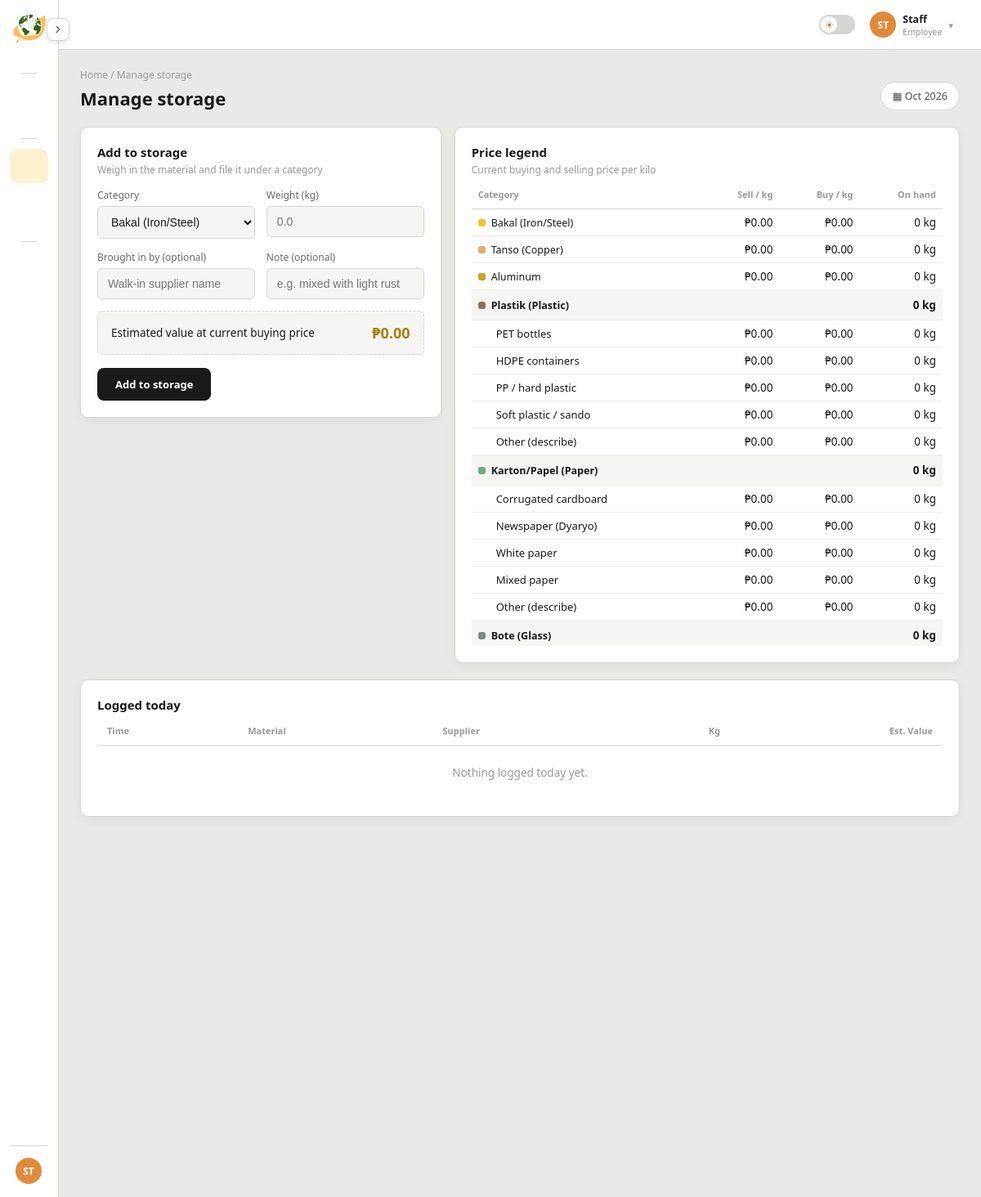
/manage.php (signed in), run on the app's committed database.
### tables this page shows
CREATE TABLE items (
  id INT AUTO_INCREMENT PRIMARY KEY,
  category_id INT NOT NULL,
  name VARCHAR(60) NOT NULL,
  sell_price DECIMAL(10,2) NOT NULL DEFAULT 0,
  markup_pct DECIMAL(5,2) NOT NULL DEFAULT 25,
  buy_price DECIMAL(10,2) NOT NULL DEFAULT 0,
  is_other TINYINT(1) NOT NULL DEFAULT 0,
  sort_order INT NOT NULL DEFAULT 0,
  UNIQUE KEY uq_item (category_id, name),
  FOREIGN KEY (category_id) REFERENCES categories(id)
);

CREATE TABLE categories (
  id INT AUTO_INCREMENT PRIMARY KEY,
  code VARCHAR(20) NOT NULL UNIQUE,
  label VARCHAR(60) NOT NULL,
  short_name VARCHAR(30) NOT NULL,
  color CHAR(7) NOT NULL,
  capacity_kg DECIMAL(10,2) NOT NULL DEFAULT 500,
  sort_order INT NOT NULL DEFAULT 0
);

### includes/data.php (called while the page is built, shortened)
<?php
function load_categories($pdo){
    $cats = $pdo->query('SELECT id, code, label, short_name, color, capacity_kg FROM categories ORDER BY sort_order')->fetchAll();
    $rows = $pdo->query("SELECT i.id, i.category_id, i.name, i.is_other, i.sell_price, i.markup_pct, i.buy_price,
            (SELECT COALESCE(SUM(kg), 0) FROM stock_entries WHERE item_id = i.id)
          - (SELECT COALESCE(SUM(kg), 0) FROM sales WHERE item_id = i.id)
          - (SELECT COALESCE(SUM(kg), 0) FROM removals WHERE item_id = i.id) AS stock
        FROM items i ORDER BY i.sort_order, i.id")->fetchAll();
    $by = [];
    foreach($rows as $r){
        $by[$r['category_id']][] = [
            'id' => (int)$r['id'], 'name' => $r['name'], 'other' => (int)$r['is_other'],
            'sell' => (float)$r['sell_price'], 'buy' => (float)$r['buy_price'], 'markup' => (float)$r['markup_pct'],
            'stock' => max(round((float)$r['stock'], 2), 0),
        ];
    }
    return array_map(function($c) use ($by){
        $list = array_map(function($i) use ($c){
            $i['cat'] = $c['code'];
            return $i;
        }, $by[$c['id']] ?? []);
        $stock = array_sum(array_column($list, 'stock'));
        $value = array_sum(array_map(function($i){ return $i['stock'] * $i['buy']; }, $list));
        $proj = array_sum(array_map(function($i){ return $i['stock'] * $i['sell']; }, $list));
        $cap = (float)$c['capacity_kg'] > 0 ? min(100, round($stock / (float)$c['capacity_kg'] * 100)) : 0;
        return [
            'code' => $c['code'], 'label' => $c['label'], 'short_name' => $c['short_name'], 'color' => $c['color'],
            'stock' => round($stock, 2), 'cap' => $cap, 'value' => round($value, 2), 'proj' => round($proj, 2), 'items' => $list,
        ];
    }, $cats);
}

### includes/auth.php (called while the page is built, shortened)
<?php
function e($s){
    return htmlspecialchars((string)$s, ENT_QUOTES, 'UTF-8');
}

### manage.php (the view, shortened to what this page needs)
<?php
require_once __DIR__ . '/includes/auth.php';
include __DIR__ . '/includes/header.php';
require_once __DIR__ . '/includes/data.php';
$cats = load_categories($pdo);
$admin = $role === 'admin';
$rows = $pdo->query("SELECT e.kg, e.source, e.detail, e.created_at, c.short_name, c.color, i.name AS item, i.buy_price
    FROM stock_entries e JOIN categories c ON c.id = e.category_id JOIN items i ON i.id = e.item_id
    WHERE DATE(e.created_at) = CURDATE() ORDER BY e.created_at DESC, e.id DESC LIMIT 20")->fetchAll();
?>
<section class="panel active" id="panel-manage">
  <div class="split">
    <div class="card">
      <div class="cardHead"><div><h2>Add to storage</h2><div class="cardDesc">Weigh in the material and file it under a category</div></div></div>
      <form method="post" action="actions/manage_save.php">
        <div class="formGrid">
          <div><label for="mgCat">Category</label><select id="mgCat"></select></div>
          <div><label for="mgKg">Weight (kg)</label><input type="number" id="mgKg" name="kg" step="0.01" min="0.01" placeholder="0.0" required></div>
          <div><label for="mgSource">Brought in by (optional)</label><input type="text" id="mgSource" name="source" maxlength="100" placeholder="Walk-in supplier name"></div>
          <div><label for="mgNote">Note (optional)</label><input type="text" id="mgNote" name="note" maxlength="255" placeholder="e.g. mixed with light rust"></div>
        </div>
        <div class="previewBox"><span>Estimated value at current buying price</span><span class="amt" id="mgPreview">₱0.00</span></div>
        <button class="btnCta" type="submit" style="border-radius:8px;padding:11px 22px;">Add to storage</button>
      </form>
    </div>
    <div class="card">
      <div class="cardHead"><div><h2>Price legend</h2><div class="cardDesc"><?= $admin ? 'Set the sell price per kilo — the buy price follows from the offset' : 'Current buying and selling price per kilo' ?></div></div></div>
        <div class="tableWrap scrollBox lgScroll"><table class="lgTable">
          <thead><tr><th>Category</th><th class="num">Sell / kg</th><th class="num">Buy / kg</th><th class="num">On hand</th></tr></thead>
          <tbody>
<?php foreach($cats as $c): $multi = count($c['items']) > 1; ?>
<?php if($multi): ?>
            <tr class="lgGroup" data-g="<?= e($c['code']) ?>">
              <td><span class="catChip"><i style="background:<?= e($c['color']) ?>"></i><?= e($c['label']) ?></span></td>
              <td colspan="<?= $admin ? 3 : 2 ?>"></td>
              <td class="num"><?= $c['stock'] ?> kg</td>
            </tr>
<?php endif; ?>
<?php foreach($c['items'] as $i): ?>
            <tr class="lgRow<?= $multi ? ' lgSub' : '' ?>" data-g="<?= e($c['code']) ?>" data-stock="<?= $i['stock'] ?>">
              <td><?php if($multi): ?><?= e($i['other'] ? 'Other (describe)' : $i['name']) ?><?php else: ?><span class="catChip"><i style="background:<?= e($c['color']) ?>"></i><?= e($c['label']) ?></span><?php endif; ?></td>
<?php if($admin): ?>
              <td class="num"><input type="number" class="lgIn sellIn" name="sell[<?= $i['id'] ?>]" value="<?= number_format($i['sell'], 2, '.', '') ?>" step="0.01" min="0" max="1000000" required></td>
              <td class="num"><span class="offWrap" title="Sell price is this much above the buy price">+<input type="number" class="lgIn offIn" name="offset[<?= $i['id'] ?>]" value="<?= $i['markup'] + 0 ?>" step="0.01" min="0" max="300" required>%</span></td>
              <td class="num"><input type="text" class="lgIn buyOut" value="<?= number_format($i['buy'], 2, '.', '') ?>" disabled></td>
              <td class="num"><?= $i['stock'] ?> kg</td>
              <td class="num">₱<span class="vOut"><?= number_format($i['stock'] * $i['buy'], 2) ?></span></td>
<?php else: ?>
              <td class="num">₱<?= number_format($i['sell'], 2) ?></td>
              <td class="num">₱<?= number_format($i['buy'], 2) ?></td>
              <td class="num"><?= $i['stock'] ?> kg</td>
<?php endif; ?>
            </tr>
<?php endforeach; endforeach; ?>
          </tbody>
        </table></div>
    </div>
  </div>
  <div class="card">
    <div class="cardHead"><h2>Logged today</h2></div>
    <div class="tableWrap scrollBox"><table>
      <thead><tr><th>Time</th><th>Material</th><th>Supplier</th><th class="num">Kg</th><th class="num">Est. Value</th></tr></thead>
      <tbody>
<?php if(!$rows): ?>
        <tr><td colspan="5" style="text-align:center;color:#999;padding:24px 0;">Nothing logged today yet.</td></tr>
<?php endif; foreach($rows as $r): ?>
        <tr><td><?= date('g:i A', strtotime($r['created_at'])) ?></td><td><?= mat_cell($r['color'], $r['short_name'], $r['item'], $r['detail']) ?></td><td><?= e($r['source'] ?: '—') ?></td><td class="num"><?= number_format($r['kg'], 1) ?></td><td class="num">₱<?= number_format($r['kg'] * $r['buy_price'], 2) ?></td></tr>
<?php endforeach; ?>
      </tbody>
    </table></div>
  </div>
</section>
<?php
include __DIR__ . '/includes/footer.php';

### assets/css/style.css (style rules this page uses)
* { box-sizing:border-box; }
body { margin:0; min-height:100vh; background:#e9e9e7; color:#1a1a1a; font-family:"Segoe UI", Tahoma, Geneva, sans-serif; }
h1,h2,h3 { margin:0; }
button { font-family:inherit; cursor:pointer; }
.btnCta { background:#1a1a1a; color:#fff; padding:9px 18px; font-size:13px; border-radius:20px; border:none; font-weight:700; }
.panel { display:none; }
.panel.active { display:block; }
.card { background:#fff; border:1px solid #d6d6d3; border-radius:10px; padding:20px; box-shadow:0 4px 14px rgba(0,0,0,0.06); }
.cardHead { display:flex; align-items:center; justify-content:space-between; margin-bottom:14px; flex-wrap:wrap; gap:10px; }
.cardHead h2 { font-size:15px; font-weight:700; }
.cardDesc { font-size:12px; color:#999; margin-top:3px; }
table { width:100%; border-collapse:collapse; font-size:13.5px; }
thead th { text-align:left; font-size:11px; color:#999; font-weight:600; padding:0 12px 10px; border-bottom:1px solid #d6d6d3; }
tbody td { padding:12px; border-bottom:1px solid #ececea; vertical-align:middle; }
tbody tr:last-child td { border-bottom:none; }
.num { text-align:right; }
td.num, th.num { text-align:right; }
.catChip { display:inline-flex; align-items:center; gap:7px; font-size:12.5px; }
.catChip i { width:9px; height:9px; border-radius:3px; flex-shrink:0; }
form label { display:block; font-size:12px; color:#6b6b6b; margin-bottom:5px; }
form select, form input { width:100%; padding:10px 12px; background:#f5f5f3; border:1px solid #d6d6d3; border-radius:6px; color:#1a1a1a; font-size:14px; outline:none; }
.previewBox { background:#f5f5f3; border:1px dashed #d6d6d3; border-radius:6px; padding:14px 16px; display:flex; justify-content:space-between; align-items:center; margin-bottom:16px; font-size:13.5px; }
.previewBox .amt { font-size:18px; color:#a8800c; font-weight:700; }
.tableWrap { width:100%; overflow-x:auto; -webkit-overflow-scrolling:touch; }
.tableWrap table { min-width:520px; }
.navLink, .quickCard, .btnCta { text-decoration:none; }
.btnCta { display:inline-block; }
.scrollBox { max-height:250px; overflow-y:auto; }
.scrollBox thead th { position:sticky; top:0; background:#fff; z-index:1; }
:root { --rail:72px; --navW:244px; --card:#fff; --line:#d6d6d3; --soft:#f5f5f3; --muted:#6b6b6b; --gold:#f4c430; --goldInk:#a8800c; --stage:#cfcfcb; }
.split { display:grid; grid-template-columns:minmax(300px, 5fr) minmax(0, 7fr); gap:16px; align-items:start; margin-bottom:20px; }
form .formGrid { display:grid; grid-template-columns:1fr 1fr; gap:14px; margin-bottom:14px; }
.lgScroll.scrollBox { max-height:560px; }
.tableWrap .lgTable { min-width:0; }
.lgTable thead th { padding-left:8px; padding-right:8px; }
.lgTable tbody td { padding:7px 8px; }
.lgTable td.num { white-space:nowrap; }
.lgTable .lgGroup td { background:var(--soft); font-weight:600; padding-top:9px; padding-bottom:9px; }
.lgTable .lgSub td:first-child { padding-left:30px; font-size:13px; }

### data on the page
items: category.label "Bakal (Iron/Steel)", is_other "0.00", stock "0"
items: category.label "Tanso (Copper)", is_other "0.00", stock "0"
items: label "Aluminum", is_other "0.00", stock "0"
categories: label "Plastik (Plastic)", stock "0", name "Other (describe)", sell "0.00", buy "0.00"
items: name "PET bottles", is_other "0.00", stock "0"
items: name "HDPE containers", is_other "0.00", stock "0"
items: name "PP / hard plastic", is_other "0.00", stock "0"
items: name "Soft plastic / sando", is_other "0.00", stock "0"
categories: label "Karton/Papel (Paper)", stock "0", name "Other (describe)", sell "0.00", buy "0.00"
items: name "Corrugated cardboard", is_other "0.00", stock "0"
items: name "Newspaper (Dyaryo)", is_other "0.00", stock "0"
items: name "White paper", is_other "0.00", stock "0"
items: name "Mixed paper", is_other "0.00", stock "0"
categories: label "Bote (Glass)", stock "0"

### other printed values
$user['initials'] "ST"
$user['name'] "Staff"
$user['label'] "Employee"
$titles[$page] "Manage storage"
